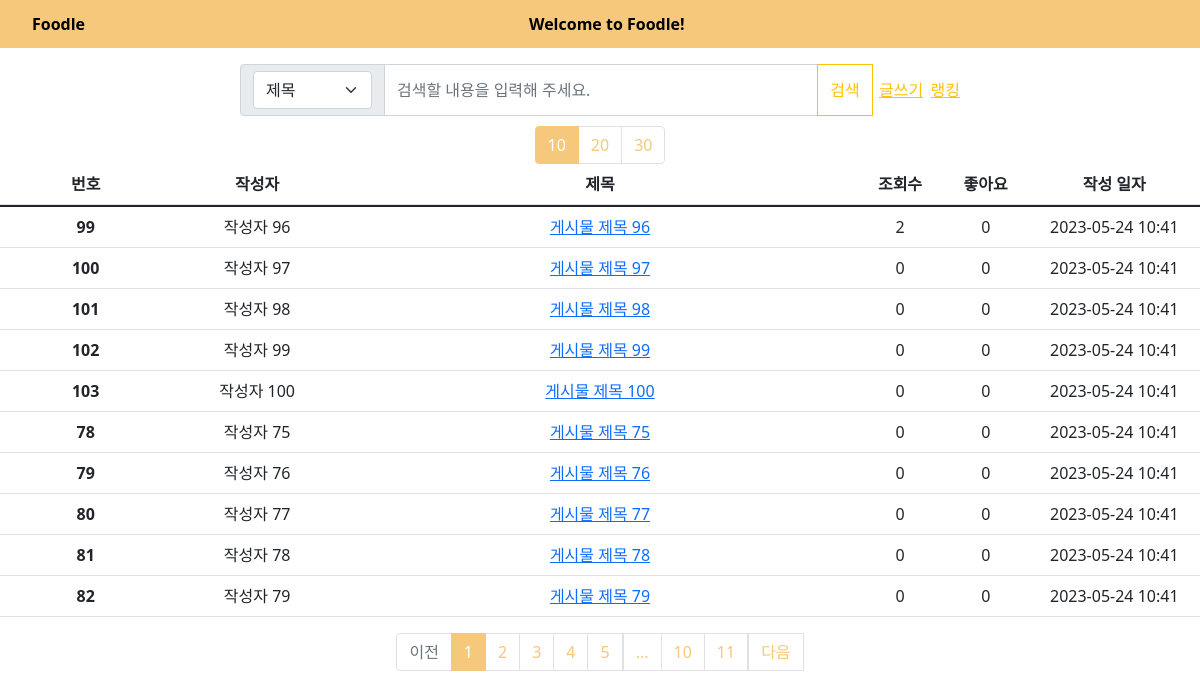
Page /board/ on the earlier database version.
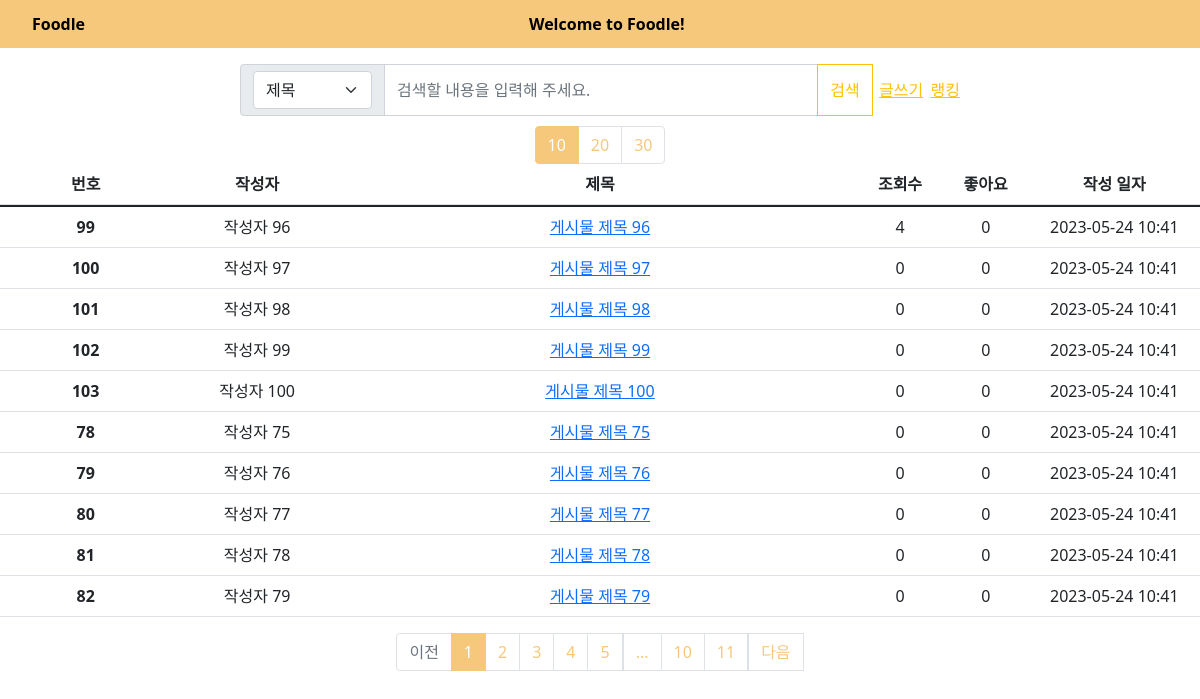
Same page on the later database version.
### models.py (models this page shows)
class Post(db.Model):
    __tablename__ = 'post'
    id = db.Column(db.Integer, primary_key=True)
    title = db.Column(db.String(100), nullable=False)
    content = db.Column(db.Text, nullable=False)
    author = db.Column(db.String(50), nullable=False)
    created_at = db.Column(db.DateTime, nullable=False, default=datetime.utcnow)
    like = db.Column(db.Integer, default=0)
    view = db.Column(db.Integer, default=0)
    user_id = db.Column(db.Integer, db.ForeignKey('user.id'))

### board/board.py (the view)
@board.route('/', methods=['GET', 'POST'])
def list_post():
    page = request.args.get('page',type=int,default=1)
    per_page = request.args.get('per_page',type=int,default=10)
    option = request.args.get('option',type=str,default='T')
    keyword = request.args.get('keyword',type=str,default='')
    posts = Post.query.order_by(Post.created_at.desc())  # 최신순으로 게시글 정렬
    if option == 'T' and keyword != '':
        posts = posts.filter(Post.title.ilike(f"%{keyword}%"))
    elif option == 'C' and keyword != '':
        posts = posts.filter(Post.content.ilike(f"%{keyword}%"))
    elif option == 'TC' and keyword != '':
        posts = posts.filter(or_(Post.title.ilike(f"%{keyword}%"), Post.content.ilike(f"%{keyword}%")))
    posts = posts.paginate(page=page,per_page=per_page)
    return render_template('list_post.html', posts=posts,option=option,keyword=keyword)

### board/templates/list_post.html (shortened to what this page needs)
<!DOCTYPE html>
<html lang="ko">
<head>
   <link href="https://cdn.jsdelivr.net/npm/bootstrap@5.1.3/dist/css/bootstrap.min.css"
   rel="stylesheet">
   <link rel="stylesheet" href="static/topbar.css">
   <link rel="stylesheet" href="static/list_post.css">
</head>
<body>
  <div id="Topbar" class="Tobar">
    <ul class="Topul">
        <a href="{{ url_for('board.list_post') }}"class="Topa" id="init">Foodle</a>
        <a href="/home" class="Topa" id="mainpage">Welcome to Foodle!</a>
    </ul>
</div>
<div class="Post-Container">
  <form action="{{ url_for('board.list_post') }}" method="GET" class="input-group flex-nowrap">
    <span class="input-group-text" id="addon-wrapping">
      <select name="option" class="form-select" aria-label="Default select example">
        <option value="T" {% if option == 'T' %}selected{% endif %}>제목</option>
      </select>
    </span>
    <input type="text" name ="keyword" value="{{ keyword }}" class="form-control" placeholder="검색할 내용을 입력해 주세요." aria-label="Username" aria-describedby="addon-wrapping">
    <button type="submit" class="btn btn-outline-warning">검색</button>
    <div class="WriteRanking">
      <a href="/board/upload" class="link-warning">글쓰기</a>
      <a href="/board/rank" class="link-warning">랭킹</a>
    </div>
  </form>
  <div  class="per_page">
    <div class="page-item {% if posts.per_page == 10 %}active{% endif %}">
      <a class="page-link" href="{{ url_for('board.list_post', page=1, per_page=10,option=option,keyword=keyword) }}">10</a>
    </div>
    <div class="page-item {% if posts.per_page == 20 %}active{% endif %}">
      <a class="page-link" href="{{ url_for('board.list_post', page=1, per_page=20,option=option,keyword=keyword) }}">20</a>
    </div>
    <div class="page-item {% if posts.per_page == 30 %}active{% endif %}">
      <a class="page-link" href="{{ url_for('board.list_post', page=1, per_page=30,option=option,keyword=keyword) }}">30</a>
    </div>
  </div>
  <table class="table table-hover">
    <thead>
      <tr class="PostInfo">
        <th scope="col" class="PostId">번호</th>
        <th scope="col" class="PostAuthor">작성자</th>
        <th scope="col" class="PostTitle">제목</th>
        <th scope="col" class="PostView">조회수</th>
        <th scope="col" class="PostLike">좋아요</th>
        <th scope="col" class="PostTime">작성 일자</th>
      </tr>
    </thead>
    <tbody>
      {% block content %}
      {% for post in posts.items %}
    <tr class="PostInfo">
        <th scope="row" class="PostId">{{ post.id }}</th>
        <td class="PostAuthor">{{ post.author }}</td>
          <td class="PostTitle">
            <a href="{{ url_for('board.show_post', post_id=post.id,page=posts.page,per_page=posts.per_page,option=option,keyword=keyword)}}">
            {{ post.title }}
            </a>
          </td>
            <td class="PostView">{{ post.view }}</td>
            <td class="PostLike">{{ post.like }} </td>
            <td class="PostTime">{{ post.created_at.strftime('%Y-%m-%d %H:%M') }}</td>
    </tr>
      {% endfor %}
      {% endblock %}
    </tbody>
  </table>
    <ul class="pagination">
      {% if posts.has_prev %}
      <li class="page_item">
        <a class="page-link" href="{{ url_for('board.list_post', page=posts.prev_num,per_page=posts.per_page,option=option,keyword=keyword) }}">
          이전
        </a>
      </li>
      {% else %}
      <li class="page-item disabled">
        <a class="page-link" tabindex="-1" aria-disabled="true" href="#">이전</a>
      </li>
      {% endif %}
      {% for page_num in posts.iter_pages() %}
        {% if page_num %}
        <li class="page-item {% if posts.page == page_num %}active{% endif %}">
          <a class="page-link" href="{{ url_for('board.list_post', page=page_num,per_page=posts.per_page,option=option,keyword=keyword) }}" >
            {{ page_num }}
          </a>
        </li>
        {% else %}
          <li class="disabled">
            <a class="page-link" href="#">...</a>
          </li>
        {% endif %}
      {% endfor %}
      {% if posts.has_next %}
      <li class="page_item">
        <a class="page-link" href="{{ url_for('board.list_post', page=posts.next_num,per_page=posts.per_page,option=option,keyword=keyword) }}">
          다음
        </a>
      </li>
      {% else %}
      <li class="page-item disabled">
        <a class="page-link" tabindex="-1" aria-disabled="true" href="#">다음</a>
      </li>
      {% endif %}
    </ul>
</div>
</body>
</html>

### board/static/topbar.css (style rules this page uses)
#Topbar { width : 100%; }
.Topul { list-style-type: none; height: 48px; width: 100%; background-color: rgb(245, 200, 124); display: grid; grid-template-columns: 1fr 1.35fr; }
.Topa { color: black; display: flex; font-weight: bold; text-decoration: none; align-items: center; flex-direction: row; }
#init { width: 50px; }
#mainpage { width: 160px }

### board/static/list_post.css (style rules this page uses)
.PostInfo { display: grid; grid-template-columns: 2fr 2fr 6fr 1fr 1fr 2fr; justify-content: center; text-align: center; }
.PostId { grid-column: 1/1; text-align :center }
.PostAuthor { grid-column: 2/2; text-align :center }
.PostTitle { grid-column: 3/3; text-align :center }
.PostView { grid-column: 4/4; }
.PostLike { grid-column: 5/5; }
.PostTime { grid-column: 6/6; }
.Post-Container { display: grid; justify-items: center; }
.input-group { width: 60%; }
.WriteRanking { display: grid; grid-template-columns: 2fr 1fr; align-items: center; justify-items: center; }
.page-link { color : rgb(245, 200, 124); }
.page-item.active .page-link { background-color: rgb(245, 200, 124); border-color: rgb(245, 200, 124); }
.per_page { display: flex; margin-top: 10px; }

Differences in the rows shown:
changed Post "작성자 96": view "2" → "4"
